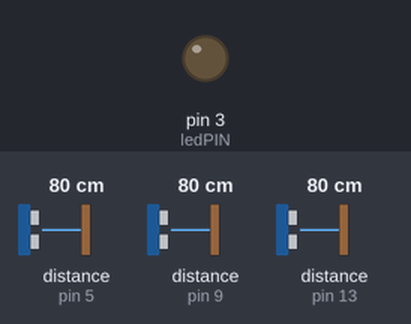
A sketch run on a simulated Arduino Uno, built with avr-gcc and run on an emulated ATmega328P. On the bench: output pins drawn as LEDs (lit = HIGH). The inputs (shaded band) are chosen by the test bench; at power-on: distance to the obstacle (sensors on pin 5, pin 9, pin 13) 80 cm. The echo pulse lasts 58.3 µs per cm; what the sketch prints to the serial monitor is not drawn.

Above: at 1.2 s.
1.3 s: distance to the obstacle (sensor on pin 5) set to 17 cm
2.8 s: distance to the obstacle (sensor on pin 5) set to 13 cm
At 3.8 s:
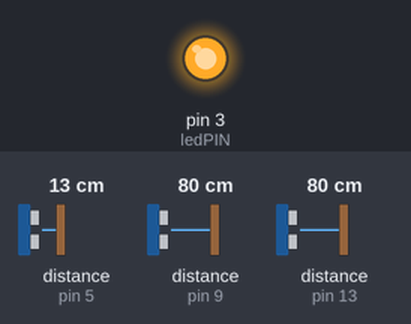
10.4 s: distance to the obstacle (sensor on pin 5) set to 18 cm
At 11.7 s:
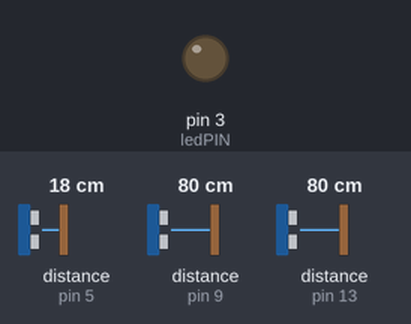
12.0 s: distance to the obstacle (sensor on pin 5) set to 2 cm
At 12.7 s:
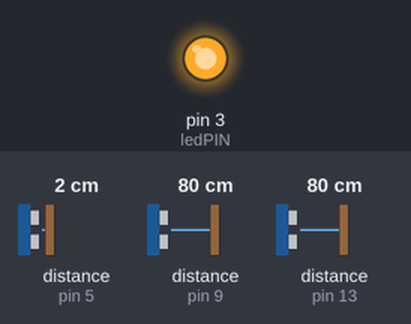
Timing chart, 0 to 14.5 s (numbered marks = the images above; inputs shaded):
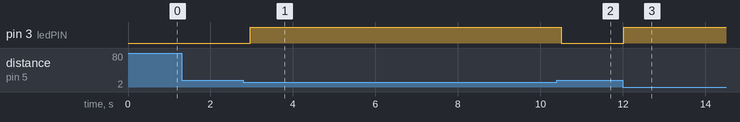

The sketch:

ultrasonic_stop.ino
```cpp
//Código implementado para Arduino uno
#include <Arduino.h>
#include <NewPing.h>

const int ledPIN = 3;
const int MaxDistance = 200;
const int SONAR_NUM = 3;      // Number of sensors.
/*Hagamos un array de ultrasonidos */
NewPing sonar[SONAR_NUM] = {   // Sensor object array.
  NewPing(12, 13, MaxDistance), // Each sensor's trigger pin, echo pin, and max distance to ping.
  NewPing(10, 9, MaxDistance),
  NewPing(6, 5, MaxDistance)
};


void setup() {
  Serial.begin(9600);
pinMode(ledPIN , OUTPUT);
}
void loop() {
    /*digitalWrite(ledPIN , LOW);*/

  for (int i = 0; i < SONAR_NUM; i++) { // Loop through each sensor and display results.
    delay(100); // Wait 50ms between pings (about 20 pings/sec). 29ms should be the shortest delay between pings.
    Serial.print(i);
    Serial.print("=");
    Serial.print(sonar[i].ping_cm());
    if (sonar[0].ping_cm()<15 || sonar[1].ping_cm()<15 || sonar[2].ping_cm()<15){
        Serial.println("Me meto pa encender el led");
        if(sonar[0].ping_cm()>1 || sonar[1].ping_cm()>1 || sonar[2].ping_cm()>1){
            //Esta condición es para cuando el sensor está mirando al infinito va a devolver un 0 por loq ue se debec ontrloar esa excepción.
            digitalWrite(ledPIN , HIGH);
        }
        delay(100);
    }else{
        digitalWrite(ledPIN , LOW);
        delay(100);
    }
    Serial.print("cm ");
  }
  Serial.println();
}
```

Measured:
- the behaviour switches between 15 and 14 cm on distance to the obstacle (sensor on pin 5) (found by bisection; images 0 and 1)
- after the input at 1.3 s, every drawn part: stays the same
- after the input at 2.8 s, pin 3 (ledPIN): LOW → HIGH after 0.17 s
- after the input at 10.4 s, pin 3 (ledPIN): HIGH → LOW after 0.10 s
- after the input at 12.0 s, pin 3 (ledPIN): LOW → HIGH at once
